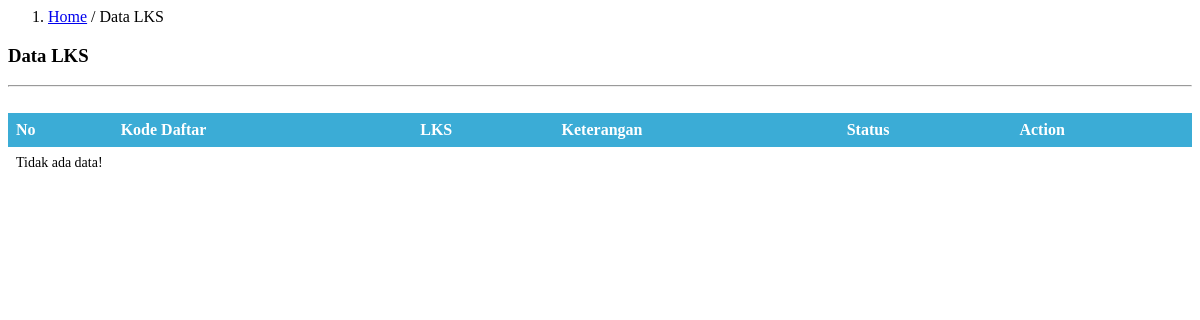
The app's page /tata-usaha/data-buku.php, older data.
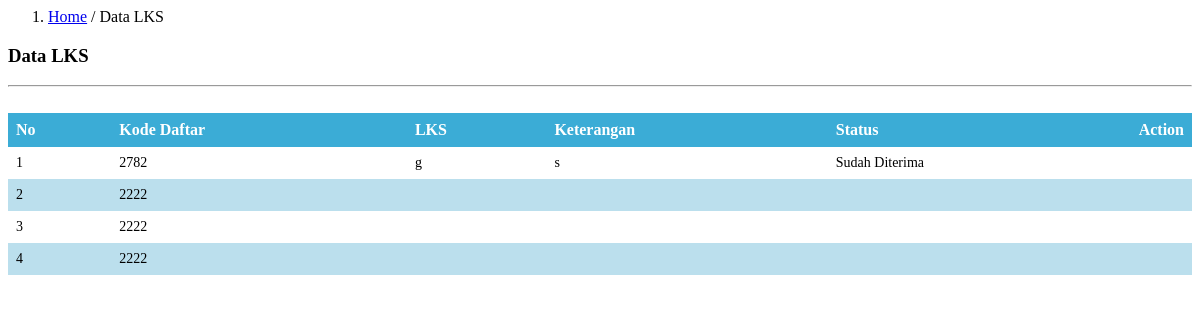
The same page, newer data.
### tables this page shows
CREATE TABLE `tbl_lks` (
  `id_lks` int(20) NOT NULL,
  `kode_daftar` int(10) NOT NULL,
  `lks` varchar(50) NOT NULL,
  `status_buku` varchar(50) NOT NULL,
  `keterangan` varchar(200) NOT NULL
);

### tata-usaha/data-buku.php (the view, shortened to what this page needs)
<div class="col-md-10" style="padding:0px">
  <ol class="breadcrumb" style="margin:0;border-radius:0;">
    <li class="active"><a href="tu.php?content=home-tata-usaha">Home</a> / Data LKS</li>
  </ol>
</div>
<div class="col-md-10" style="min-height:500px">
  <h3><b>Data</b> LKS</h3>
    <hr>
    <br>
    <form class="form-horizontal" method="POST">
      <table class="table table-striped">
        <thead>
          <tr>
            <th>No</th>
            <th>Kode Daftar</th>
            <th>LKS</th>
            <th>Keterangan</th>
            <th>Status</th>
            <th>Action</th>
          </tr>
        </thead>
        <tbody>
          <?php
            include '../config/koneksi.php';
            $query = mysqli_query($konek, "SELECT * FROM tbl_lks")or die(mysqli_error());
                    if(mysqli_num_rows($query) == 0){
                      echo '<tr><td colspan="5" align="center">Tidak ada data!</td></tr>';
                    }
                      else
                    {
                      $no = 1;
                      while($data = mysqli_fetch_array($query)){
                        echo '<tr>';
                        echo '<td>'.$no.'</td>';
                        echo '<td>'.$data['kode_daftar'].'</td>';
                        echo '<td>'.$data['lks'].'</td>';
                        echo '<td>'.$data['keterangan'].'</td>';
                        echo '<td>'.$data['status_buku'].'</td>';
                        echo '<td  width="20"><a data-toggle="tooltip" data-placement="right" title="Edit Keterangan" href=tu.php?content=edit-buku&&kode_daftar='.$data['kode_daftar'].'><i class="fa fa-edit fa-fw"></i></a></td>';
                        echo '</tr>';
                        $no++;
                      }
                    }
                ?>
        </tbody>
      </table>
    </form>
  </div>

Row changes from the older to the newer data that the page shows:
added tbl_lks: kode_daftar "2782", lks "g", keterangan "s", status_buku "Sudah Diterima"
added tbl_lks: kode_daftar "2222"
added tbl_lks: kode_daftar "2222"
added tbl_lks: kode_daftar "2222"
Text that changed along with them:
text no longer shown: "Tidak ada data!"
